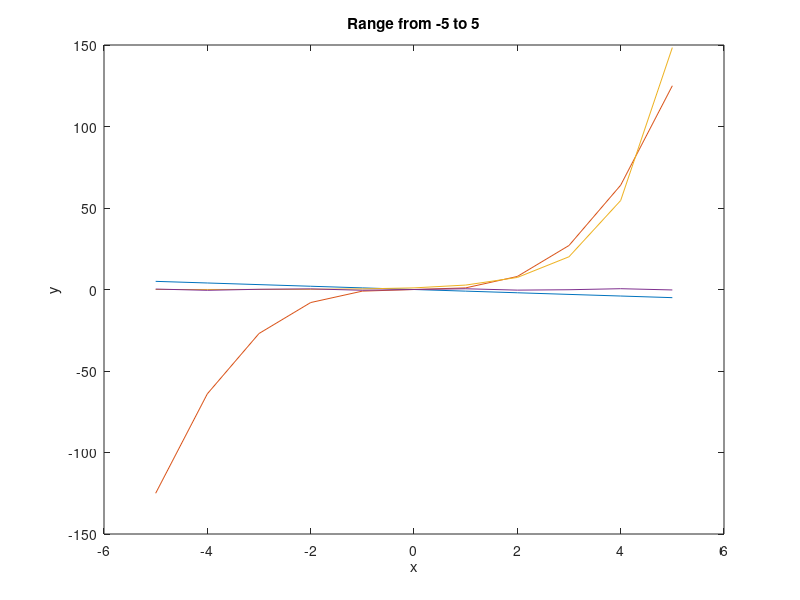

Write MATLAB code to recreate this figure.

x = -5:1:5;
y1 = x - x .* 2;
y2 = x.^3;
y3 = exp(x);
y = sin(x).*cos(x);

plot(x, y1, x, y2, x, y3, x, y);
xlabel('x');
ylabel('y');
title('Range from -5 to 5')

